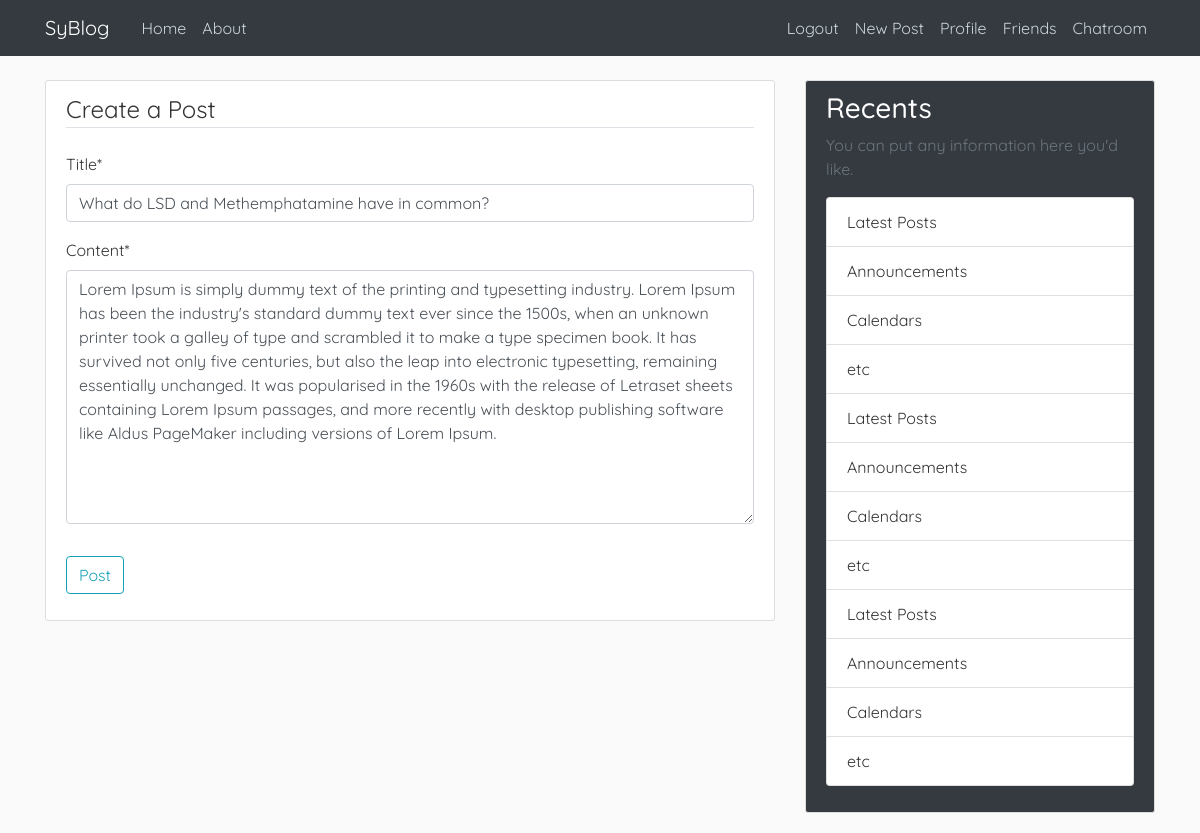
Page /post/2/update/ (signed in) on the committed database.
### blog/models.py (models this page shows, shortened)
class Post(models.Model):
    title = models.CharField(max_length=100)
    content = models.TextField()
    date_posted = models.DateTimeField(default=timezone.now)
    author = models.ForeignKey(User, on_delete=models.CASCADE)
    likes = models.ManyToManyField(User, related_name="blog_likes")
    dislikes = models.ManyToManyField(User, related_name="blog_dislikes")

### blog/views.py (the view, shortened to what this page needs)
# urls.py: path('post/<int:pk>/update/', PostUpdateView.as_view(), name='post-update'),
class PostUpdateView(LoginRequiredMixin, UserPassesTestMixin, UpdateView):
    model = Post
    fields = ['title', 'content']
    def test_func(self):
        post = self.get_object()
        if(self.request.user == post.author):
            return True
        else:
            return False

### friend/context_processors.py (called while the page is built)
def requests_to_base(requests):
    receivers = dict(Counter([req.receiver for req in FriendRequest.objects.all()]))
    return {'receivers': receivers}

### blog/templates/blog/post_form.html (shortened to what this page needs)
{% extends 'blog/base.html' %}
{% load crispy_forms_tags %}
{% block content %}
    <div class="content-section">
        <form action="" method="post">
            <fieldset class="form-group">
                <legend class="border-bottom mb-4">Create a Post</legend>
                {{form|crispy}}
            </fieldset>
            <div class="form-group">
                <button class="btn btn-outline-info" type="submit">Post</button>
            </div>
        </form>
    </div>
{% endblock content %}

### blog/static/blog/main.css (style rules this page uses)
body { background: #fafafa; color: #333333; margin-top: 5rem; font-family: 'Quicksand'; }
.content-section { background: #ffffff; padding: 10px 20px; border: 1px solid #dddddd; border-radius: 3px; margin-bottom: 20px; }

### rows in the picture
Post: title "What do LSD and Methemphatamine have in common?", content "Lorem Ipsum is simply dummy text of the printing and typesetting industry. Lorem Ipsum has been the industry's standard dummy text ever since the 1500s, when an unknown printer took a galley of type and scrambled it to make a type specimen book. It has survived not only five centuries, but also the leap into electronic typesetting, remaining essentially unchanged. It was popularised in the 1960s with the release of Letraset sheets containing Lorem Ipsum passages, and more recently with desktop publishing software like Aldus PageMaker including versions of Lorem Ipsum."
